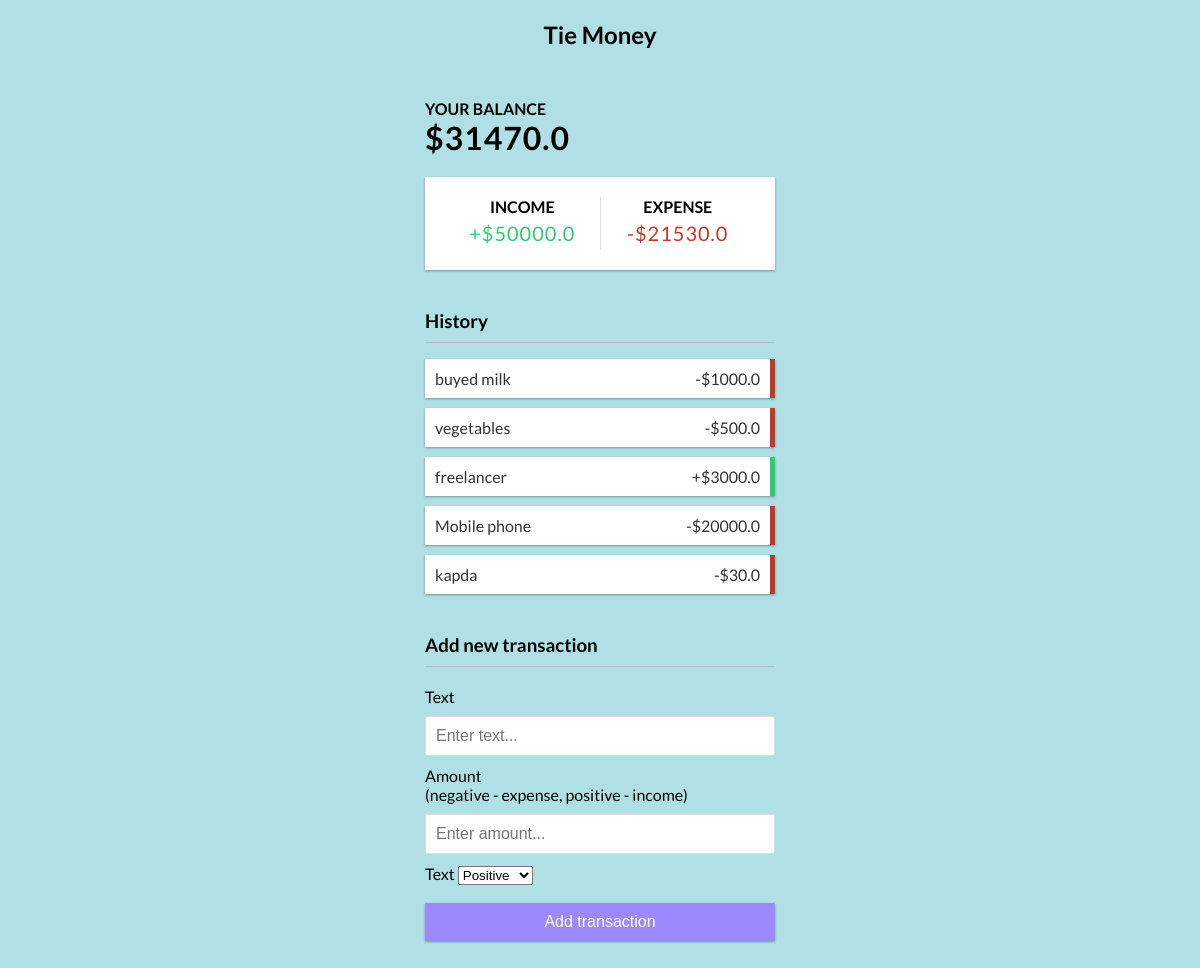
The app's page / (signed in) with its own data.
### home/models.py (models this page shows, shortened)
class Profile(models.Model):
    user = models.ForeignKey(User,on_delete=models.CASCADE)
    income = models.FloatField()
    expenses = models.FloatField(default=0)
    balance = models.FloatField(blank=True,null=True)

class Expense(models.Model):
    user = models.ForeignKey(User,on_delete=models.CASCADE)
    name=models.CharField(max_length=100)
    amount = models.FloatField()
    expense_type = models.CharField(max_length=100,choices=Type)

### home/views.py (the view, shortened to what this page needs)
# urls.py: 2. Add a URL to urlpatterns:  path('', views.home, name='home')
def home(request):
    profile = Profile.objects.filter(user=request.user).first()
    expenses = Expense.objects.filter(user=request.user)
    context = {'profile':profile,'expenses':expenses}
    return render(request,'home.html',context)

### home/templates/home.html (shortened to what this page needs)
{% extends "base.html" %}
    {% block start %}
        <h2>Tie Money</h2>
        <div class="container">
            <h4>Your Balance</h4>
            <h1 id="balance">${{profile.balance}}</h1>
            <div class="inc-exp-container">
                <div>
                    <h4>Income</h4>
                    <p id="money-plus" class="money plus">+${{profile.income}}</p>
                </div>
                <div>
                    <h4>Expense</h4>
                    <p id="money-minus" class="money minus">-${{profile.expenses}}</p>
                </div>
            </div>
            <h3>History</h3>
            <ul id="list" class="list">
                {% for expense in expenses %}
                {% if expense.expense_type == 'Negative' %}
                <li class="minus">
                  {{expense.name}} <span>-${{expense.amount}}</span>
                </li>
                {% else %}
                <li class="plus">
                    {{expense.name}} <span>+${{expense.amount}}</span>
                </li>
                {% endif %}
                {% endfor %}
            </ul>
            <h3>Add new transaction</h3>
            <form id="form" method="post">
                <div class="form-control">
                    <label for="text">Text</label>
                    <input type="text" name='text' required id="text" placeholder="Enter text..." />
                </div>
                <div class="form-control">
                    <label for="amount">Amount <br />
                        (negative - expense, positive - income)</label>
                    <input type="number" name="amount" required id="amount" placeholder="Enter amount..." />
                </div>
                <div class="form-control">
                    <label for="text">Text</label>
                    <select name="expense_type" class="form-control" required>
                        <option value="Positive">Positive</option>
                    </select>
                </div>
                <button class="btn" type="submit">Add transaction</button>
            </form>
        </div>
    {% endblock %}

### home/templates/base.html (shortened to what this page needs)
<!DOCTYPE html>
<html lang="en">
<head>
</head>
<body>
    {% block start %}
    {% endblock %}
</body>
</html>

### home/templates/base.html (style rules this page uses)
:root { --box-shadow: 0 1px 3px rgba(0, 0, 0, 0.12), 0 1px 2px rgba(0, 0, 0, 0.24); }
* { box-sizing: border-box; }
body { background-color: powderblue; display: flex; flex-direction: column; align-items: center; justify-content: center; min-height: 100vh; margin: 0; font-family: 'Lato', sans-serif; }
.container { margin: 30px auto; width: 350px; }
h1 { letter-spacing: 1px; margin: 0; }
h3 { border-bottom: 1px solid #bbb; padding-bottom: 10px; margin: 40px 0 10px; }
h4 { margin: 0; text-transform: uppercase; }
.inc-exp-container { background-color: #fff; box-shadow: var(--box-shadow); padding: 20px; display: flex; justify-content: space-between; margin: 20px 0; }
.inc-exp-container > div { flex: 1; text-align: center; }
.inc-exp-container > div:first-of-type { border-right: 1px solid #dedede; }
.money { font-size: 20px; letter-spacing: 1px; margin: 5px 0; }
.money.plus { color: #2ecc71; }
.money.minus { color: #c0392b; }
label { display: inline-block; margin: 10px 0; }
input[type='text'], input[type='number'] { border: 1px solid #dedede; border-radius: 2px; display: block; font-size: 16px; padding: 10px; width: 100%; }
.btn { cursor: pointer; background-color: #9c88ff; box-shadow: var(--box-shadow); color: #fff; border: 0; display: block; font-size: 16px; margin: 10px 0 30px; padding: 10px; width: 100%; }
.list { list-style-type: none; padding: 0; margin-bottom: 40px; }
.list li { background-color: #fff; box-shadow: var(--box-shadow); color: #333; display: flex; justify-content: space-between; position: relative; padding: 10px; margin: 10px 0; }
.list li.plus { border-right: 5px solid #2ecc71; }
.list li.minus { border-right: 5px solid #c0392b; }

### records on screen
Profile: balance "31470.0", income "50000.0", expenses "21530.0"
Expense: name "buyed milk", amount "1000.0"
Expense: name "vegetables", amount "500.0"
Expense: name "freelancer", amount "3000.0"
Expense: name "Mobile phone", amount "20000.0"
Expense: name "kapda", amount "30.0"
